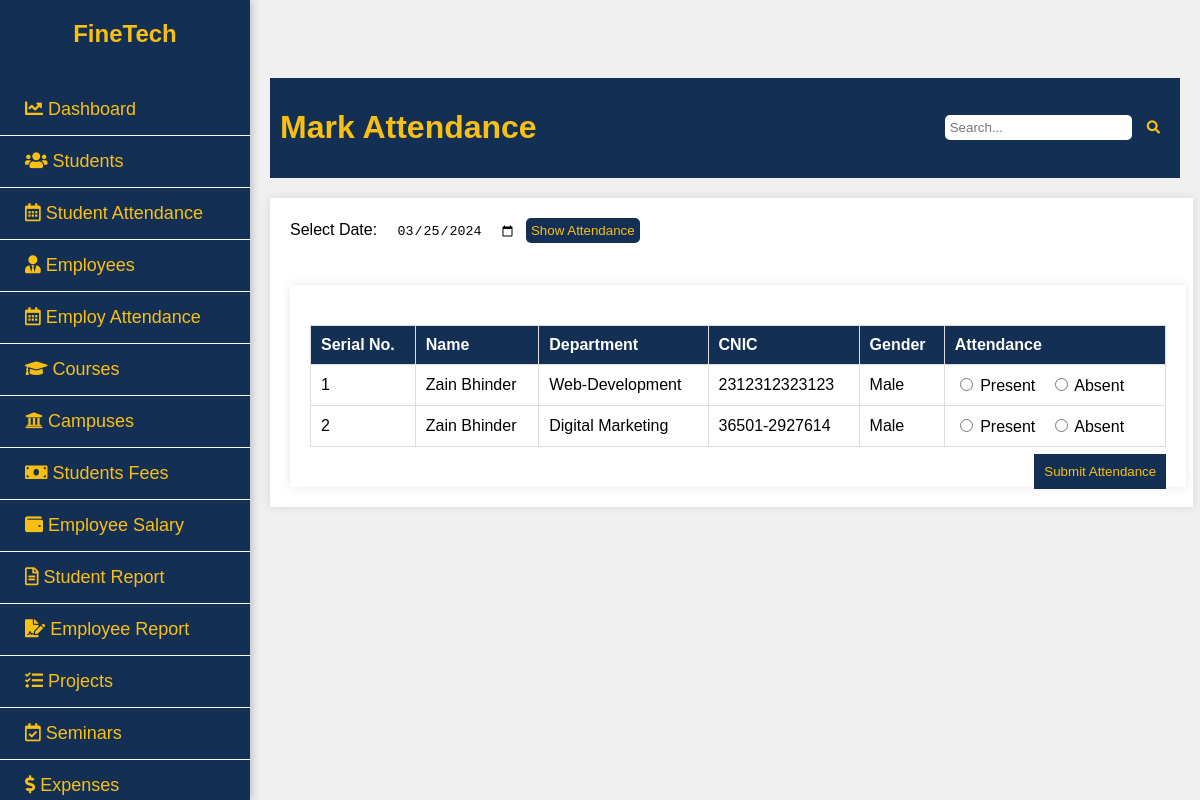
Page /model/mark_employee_attendance.php (signed in) on the committed database.
### tables this page shows
CREATE TABLE `employees` (
  `id` int(10) NOT NULL,
  `name` varchar(100) NOT NULL,
  `image` varchar(255) NOT NULL,
  `department` varchar(100) NOT NULL,
  `salary` int(100) NOT NULL,
  `paid` int(100) NOT NULL,
  `email` varchar(100) NOT NULL,
  `contact` varchar(100) NOT NULL,
  `cnic` varchar(255) NOT NULL,
  `dob` varchar(255) NOT NULL,
  `doj` varchar(255) NOT NULL,
  `status` varchar(255) NOT NULL,
  `dol` varchar(255) NOT NULL,
  `gender` varchar(100) NOT NULL,
  `address` varchar(100) NOT NULL
);

### model/mark_employee_attendance.php (the view, shortened to what this page needs)
<?php
$servername = "localhost";
$username = "root";
$password = "";
$database = "finetech";
$link = mysqli_connect($servername, $username, $password, $database);
$query_students = "SELECT * FROM employees  WHERE status = 'Joined'";;
$result_students = mysqli_query($link, $query_students);
$attendance_date = isset($_POST['date']) ? $_POST['date'] : date('Y-m-d');
$existing_attendance = [];
?>
<!DOCTYPE html>
<html lang="en">
<head>
</head>
<body>
     <?php include('sidebar.php'); ?>
    <div class="container">
             <div class="content">
<div class="header">
    <h1 style="color:#f9c013;">Mark Attendance</h1>
    <div class="search-bar">
        <input type="text" id="search-input" placeholder="Search...">
        <button><i class="fas fa-search"></i></button>
    </div>
</div>
    <div class="container2">
        <div class="header1">
            <div class="search-bar">
                <form method="post">
                    <label for="date">Select Date:</label>
                    <input type="date" id="date" name="date" value="<?php echo $attendance_date; ?>">
                    <input type="submit" class="button show-attendance" value="Show Attendance">
                </form>
            </div>
        </div>
        <div class="container2">
            <form method="post" action="../controller/insert_employee_attendance.php">
                <table>
                    <thead>
                        <tr>
                            <th>Serial No.</th>
                            <th>Name</th>
                            <th>Department</th>
                            <th>CNIC</th>
                            <th>Gender</th>
                            <th>Attendance</th>
                        </tr>
                    </thead>
                   <?php
                        $serial_number = 1;
                        while ($row = mysqli_fetch_assoc($result_students)) {
                        ?>
                            <tr>
                                <td><?php echo $serial_number++; ?></td>
                                <td><?php echo $row['name']; ?></td>
                                <td><?php echo $row['department']; ?></td>
                                <td><?php echo $row['cnic']; ?></td>
                                <td><?php echo $row['gender']; ?></td>
                                <td>
                                    <?php
                                    $student_id = $row['id'];
                                    $attendance_status = isset($existing_attendance[$student_id]) ? $existing_attendance[$student_id] : '';
                                    ?>
                                    <label><input type="radio" name="attendance[<?php echo $student_id; ?>]" value="Present" <?php echo $attendance_status === 'Present' ? 'checked' : ''; ?>> Present</label>
                                    <label><input type="radio" name="attendance[<?php echo $student_id; ?>]" value="Absent" <?php echo $attendance_status === 'Absent' ? 'checked' : ''; ?>> Absent</label>
                                </td>
                            </tr>
                        <?php } ?>
                </table>
                <input type="submit" style="margin-top:7px;" class="button" value="Submit Attendance">
            </form>
        </div>
    </div>
</div>
</body>
</html>

### view/sidebar.css (style rules this page uses)
:root { --navy-blue: #133054; }
body { text-decoration: none; font-family: Arial, sans-serif; margin: 0; padding: 0; background-color: #f0f0f0; }
.content { margin-left: 250px; padding: 20px; transition: margin-left 0.3s; }

### model/mark_employee_attendance.php (style rules this page uses)
.header { margin-left:0px; display: flex; justify-content: space-between; align-items: center; color: #f9c013; background-color: #133054; padding: 10px; }
.search-bar { display: flex; align-items: center; }
.search-bar input { padding: 5px; border: none; border-radius: 5px; margin-right: 5px; }
.search-bar button { background-color: #133054; color: #f9c013; border: none; border-radius: 5px; padding: 5px 10px; cursor: pointer; }
.container2 { width: 97%; margin-left:0px; margin-top: 20px; background-color: #fff; padding: 20px; box-shadow: 0 0 10px rgba(0, 0, 0, 0.1); }
h1 { color: #133054; }
form { margin-bottom: 20px; }
label { margin-right: 10px; }
table { width: 100%; border-collapse: collapse; margin-top: 20px; }
table, th, td { border: 1px solid #ddd; }
th, td { padding: 10px; text-align: left; }
th { background-color: #133054; color: white; }
.button { padding: 10px; float:right; background-color: #133054; color: #f9c013; border: none; }

### rows in the picture
employees: name "Zain Bhinder", department "Web-Development", cnic "2312312323123", gender "Male", id "☐ Present", id "☐ Absent"
employees: name "Zain Bhinder", department "Digital Marketing", cnic "36501-2927614", gender "Male", id "☐ Present", id "☐ Absent"
